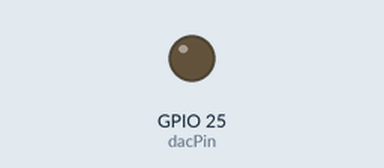
Recording of a sketch running on a simulated ESP32. Parts: output pins drawn as LEDs (lit = HIGH). WiFi joins after 1.5 s; servers stay silent unless stated; what the sketch prints to the serial monitor is not drawn.

Above: at 0.1 s.
At 1.6 s:
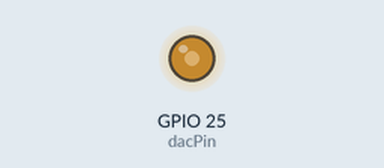
Timing chart, 0 to 3.1 s (numbered marks = the images above):
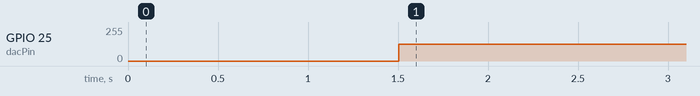

The sketch:

udp_reciever.ino
```cpp
//upload this to the microcontroller

#include <WiFi.h>
#include <WiFiUdp.h>

// 🔥 WiFi credentials
const char* ssid = "WiFi Name";
const char* password = "WiFi Password";

// 🔥 UDP setup
WiFiUDP udp;
char packetBuffer[255];
const int udpPort = 4210;

// 🔥 DAC pin
const int dacPin = 25;

// 🔥 Control variable
int currentX = 0;

void setup() {
  Serial.begin(115200);

  // 🔥 Connect to WiFi
  Serial.print("Connecting to WiFi");
  WiFi.begin(ssid, password);

  while (WiFi.status() != WL_CONNECTED) {
    delay(500);
    Serial.print(".");
  }

  Serial.println("\n✅ Connected!");
  Serial.print("ESP IP: ");
  Serial.println(WiFi.localIP());

  // 🔥 Start UDP
  udp.begin(udpPort);
  Serial.println("UDP listening...");
}

void loop() {

  // 🔥 Check for incoming UDP packet
  int packetSize = udp.parsePacket();

  if (packetSize) {
    int len = udp.read(packetBuffer, 255);
    if (len > 0) packetBuffer[len] = 0;

    String msg = String(packetBuffer);

    // 🔥 Parse X value
    if (msg.startsWith("X:")) {
      currentX = msg.substring(2).toInt();
    }
  }

  // 🔥 Map to DAC (0–255)
  int dacValue = map(currentX, -127, 127, 0, 255);

  // 🔥 Output to DAC pin
  dacWrite(dacPin, dacValue);

  // 🔥 Debug output
  Serial.print("X: ");
  Serial.print(currentX);
  Serial.print(" | DAC: ");
  Serial.println(dacValue);

  delay(10);
}
```

Measured:
- by itself, GPIO 25 (dacPin): 0/255 → 127/255 at 1.5 s
